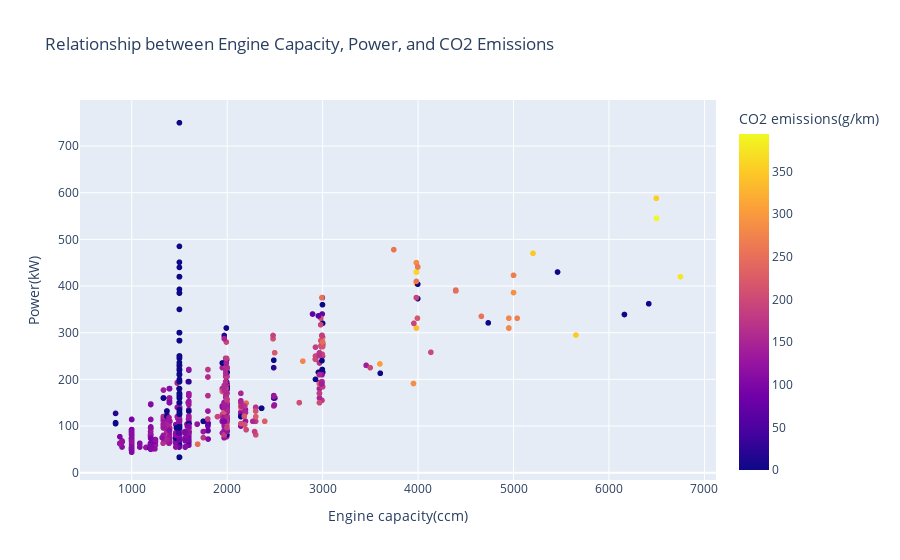

This figure's notebook cell:
### Markdown cell above
### **Question 2:** How does the engine capacity and power relate to CO2 emissions?

### Code cell
# Biểu đồ scatter plot để quan sát mối quan hệ giữa công suất, dung tích động cơ và CO2 emission
fig = px.scatter(data, x='Engine capacity(ccm)', y='Power(kW)', color='CO2 emissions(g/km)',
                 title='Relationship between Engine Capacity, Power, and CO2 Emissions')
fig.show()

### Figure 1 — Plotly figure (JSON) as saved in the notebook; plotly's stock layout.template omitted (floating-point values rounded to 4 significant figures; data arrays with more than 128 entries replaced by an {"elided": "..."} marker saying what was removed)
{"data": [{"hovertemplate": "Engine capacity(ccm)=%{x}<br>Power(kW)=%{y}<br>CO2 emissions(g/km)=%{marker.color}<extra></extra>", "legendgroup": "", "marker": {"color": {"elided": "2289 int values"}, "coloraxis": "coloraxis", "symbol": "circle"}, "mode": "markers", "name": "", "showlegend": false, "type": "scattergl", "x": {"elided": "2289 int values"}, "xaxis": "x", "y": {"elided": "2289 int values"}, "yaxis": "y"}], "layout": {"coloraxis": {"colorbar": {"title": {"text": "CO2 emissions(g/km)"}}, "colorscale": [[0, "#0d0887"], [0.1111, "#46039f"], [0.2222, "#7201a8"], [0.3333, "#9c179e"], [0.4444, "#bd3786"], [0.5556, "#d8576b"], [0.6667, "#ed7953"], [0.7778, "#fb9f3a"], [0.8889, "#fdca26"], [1, "#f0f921"]]}, "legend": {"tracegroupgap": 0}, "title": {"text": "Relationship between Engine Capacity, Power, and CO2 Emissions"}, "xaxis": {"anchor": "y", "domain": [0, 1], "title": {"text": "Engine capacity(ccm)"}}, "yaxis": {"anchor": "x", "domain": [0, 1], "title": {"text": "Power(kW)"}}}}
